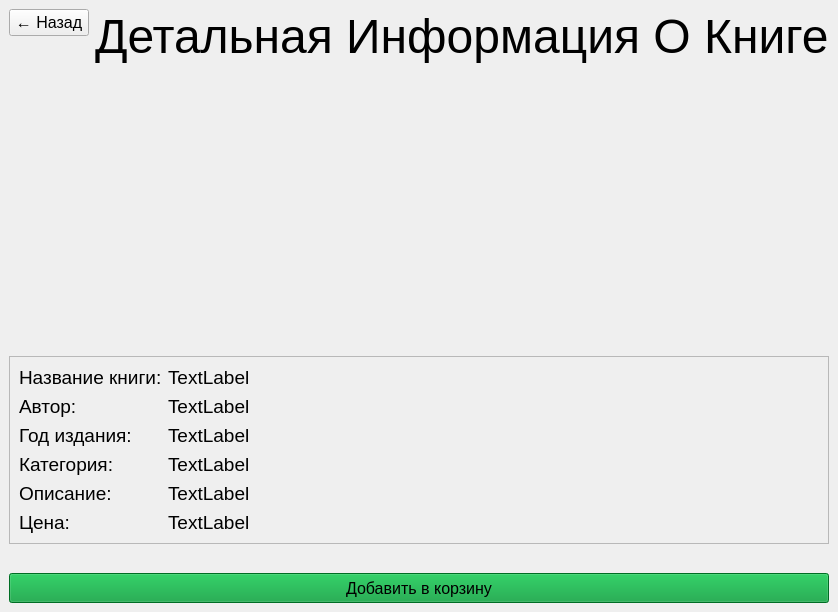
<?xml version="1.0" encoding="UTF-8"?>
<ui version="4.0">
 <class>BookDetails</class>
 <widget class="QMainWindow" name="BookDetails">
  <property name="geometry">
   <rect>
    <x>0</x>
    <y>0</y>
    <width>836</width>
    <height>612</height>
   </rect>
  </property>
  <property name="windowTitle">
   <string>Book Details</string>
  </property>
  <widget class="QWidget" name="centralwidget">
   <layout class="QVBoxLayout" name="verticalLayout">
    <item>
     <layout class="QHBoxLayout" name="horizontalLayout">
      <item alignment="Qt::AlignLeft|Qt::AlignTop">
       <widget class="QPushButton" name="backButton">
        <property name="maximumSize">
         <size>
          <width>16777215</width>
          <height>16777215</height>
         </size>
        </property>
        <property name="font">
         <font>
          <pointsize>12</pointsize>
         </font>
        </property>
        <property name="text">
         <string>← Назад</string>
        </property>
       </widget>
      </item>
      <item>
       <spacer name="horizontalSpacer_2">
        <property name="orientation">
         <enum>Qt::Horizontal</enum>
        </property>
        <property name="sizeHint" stdset="0">
         <size>
          <width>40</width>
          <height>20</height>
         </size>
        </property>
       </spacer>
      </item>
      <item alignment="Qt::AlignHCenter|Qt::AlignTop">
       <widget class="QLabel" name="label">
        <property name="font">
         <font>
          <family>MS Shell Dlg 2</family>
          <pointsize>36</pointsize>
          <weight>50</weight>
          <italic>false</italic>
          <bold>false</bold>
         </font>
        </property>
        <property name="styleSheet">
         <string notr="true">font: 36pt &quot;MS Shell Dlg 2&quot;;</string>
        </property>
        <property name="text">
         <string>Детальная Информация О Книге</string>
        </property>
       </widget>
      </item>
      <item>
       <spacer name="horizontalSpacer">
        <property name="orientation">
         <enum>Qt::Horizontal</enum>
        </property>
        <property name="sizeHint" stdset="0">
         <size>
          <width>40</width>
          <height>20</height>
         </size>
        </property>
       </spacer>
      </item>
     </layout>
    </item>
    <item alignment="Qt::AlignHCenter">
     <widget class="QLabel" name="coverImageLabel">
      <property name="minimumSize">
       <size>
        <width>200</width>
        <height>280</height>
       </size>
      </property>
      <property name="maximumSize">
       <size>
        <width>200</width>
        <height>280</height>
       </size>
      </property>
      <property name="text">
       <string/>
      </property>
      <property name="pixmap">
       <pixmap/>
      </property>
     </widget>
    </item>
    <item>
     <widget class="QFrame" name="frame">
      <property name="frameShape">
       <enum>QFrame::StyledPanel</enum>
      </property>
      <property name="frameShadow">
       <enum>QFrame::Raised</enum>
      </property>
      <layout class="QFormLayout" name="formLayout">
       <item row="2" column="0">
        <widget class="QLabel" name="bookNameLabelInfo">
         <property name="font">
          <font>
           <pointsize>14</pointsize>
          </font>
         </property>
         <property name="text">
          <string>Название книги:</string>
         </property>
        </widget>
       </item>
       <item row="2" column="1">
        <widget class="QLabel" name="bookNameLabel">
         <property name="font">
          <font>
           <pointsize>14</pointsize>
          </font>
         </property>
         <property name="text">
          <string>TextLabel</string>
         </property>
        </widget>
       </item>
       <item row="3" column="0">
        <widget class="QLabel" name="authorLabelInfo">
         <property name="font">
          <font>
           <pointsize>14</pointsize>
          </font>
         </property>
         <property name="text">
          <string>Автор:</string>
         </property>
        </widget>
       </item>
       <item row="3" column="1">
        <widget class="QLabel" name="authorLabel">
         <property name="font">
          <font>
           <pointsize>14</pointsize>
          </font>
         </property>
         <property name="text">
          <string>TextLabel</string>
         </property>
        </widget>
       </item>
       <item row="4" column="0">
        <widget class="QLabel" name="yearLabelInfo">
         <property name="font">
          <font>
           <pointsize>14</pointsize>
          </font>
         </property>
         <property name="text">
          <string>Год издания:</string>
         </property>
        </widget>
       </item>
       <item row="4" column="1">
        <widget class="QLabel" name="yearLabel">
         <property name="font">
          <font>
           <pointsize>14</pointsize>
          </font>
         </property>
         <property name="text">
          <string>TextLabel</string>
         </property>
        </widget>
       </item>
       <item row="6" column="0">
        <widget class="QLabel" name="descriptionLabelInfo">
         <property name="font">
          <font>
           <pointsize>14</pointsize>
          </font>
         </property>
         <property name="text">
          <string>Описание:</string>
         </property>
        </widget>
       </item>
       <item row="6" column="1">
        <widget class="QLabel" name="descriptionLabel">
         <property name="font">
          <font>
           <pointsize>14</pointsize>
          </font>
         </property>
         <property name="text">
          <string>TextLabel</string>
         </property>
         <property name="wordWrap">
          <bool>true</bool>
         </property>
        </widget>
       </item>
       <item row="8" column="0">
        <widget class="QLabel" name="priceLabelInfo">
         <property name="font">
          <font>
           <pointsize>14</pointsize>
          </font>
         </property>
         <property name="text">
          <string>Цена:</string>
         </property>
        </widget>
       </item>
       <item row="8" column="1">
        <widget class="QLabel" name="priceLabel">
         <property name="font">
          <font>
           <pointsize>14</pointsize>
          </font>
         </property>
         <property name="text">
          <string>TextLabel</string>
         </property>
        </widget>
       </item>
       <item row="5" column="0">
        <widget class="QLabel" name="categoryIdLabel">
         <property name="font">
          <font>
           <pointsize>14</pointsize>
          </font>
         </property>
         <property name="text">
          <string>Категория:</string>
         </property>
        </widget>
       </item>
       <item row="5" column="1">
        <widget class="QLabel" name="categoryLabel">
         <property name="font">
          <font>
           <pointsize>14</pointsize>
          </font>
         </property>
         <property name="text">
          <string>TextLabel</string>
         </property>
        </widget>
       </item>
      </layout>
     </widget>
    </item>
    <item alignment="Qt::AlignBottom">
     <widget class="QPushButton" name="cartButton">
      <property name="minimumSize">
       <size>
        <width>0</width>
        <height>30</height>
       </size>
      </property>
      <property name="font">
       <font>
        <pointsize>12</pointsize>
       </font>
      </property>
      <property name="styleSheet">
       <string notr="true">background-color: rgb(0, 153, 51);</string>
      </property>
      <property name="text">
       <string>Добавить в корзину</string>
      </property>
     </widget>
    </item>
   </layout>
  </widget>
 </widget>
 <resources/>
 <connections/>
</ui>
